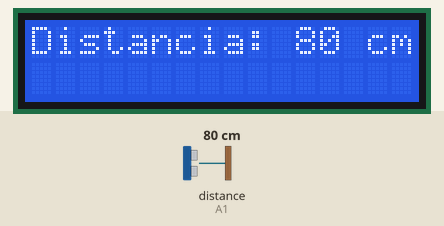
Simulated run of this sketch. Board: Arduino Uno, built with avr-gcc and run on an emulated ATmega328P. Parts: 16×2 character LCD. Inputs (shaded band) come from the test bench; at power-on: distance to the obstacle (sensor on A1) 80 cm.

Above: at 1.2 s.
1.3 s: distance to the obstacle (sensor on A1) set to 2 cm
At 1.9 s:
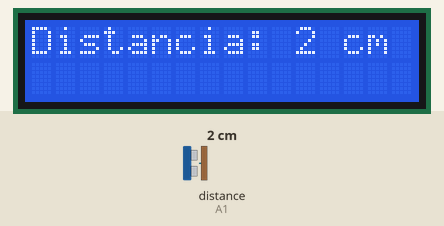
3.0 s: distance to the obstacle (sensor on A1) set to 4 cm
At 3.6 s:
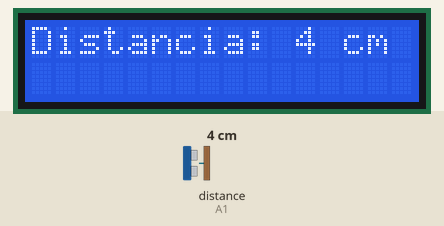
4.6 s: distance to the obstacle (sensor on A1) set to 9 cm
At 5.3 s:
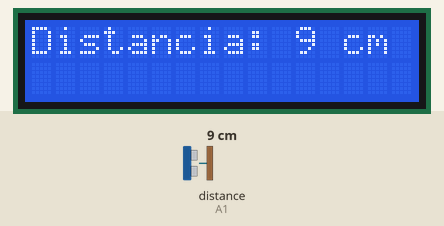
6.1 s: distance to the obstacle (sensor on A1) set to 60 cm
At 7.2 s:
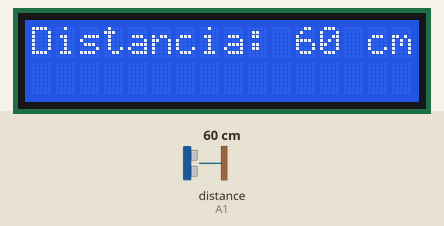
Timing chart, 0 to 9.1 s (numbered marks = the images above; inputs shaded):
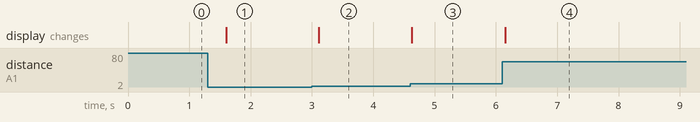

Measured:
- after the input at 1.3 s, the display: changes after 0.30 s (image 1)
- after the input at 3.0 s, the display: changes after 0.11 s (image 2)
- after the input at 4.6 s, the display: changes at once (image 3)
- after the input at 6.1 s, the display: changes after 0.05 s (image 4)

The sketch:

codigoShield.ino
```cpp
#include <LiquidCrystal.h>
#include <Ultrasonic.h>
int gatilho = A0;
int receptor = A1;
Ultrasonic ultrasonico(gatilho,receptor);
int distancia;
const int rs = 12, en = 11, d4 = 5, d5 = 4, d6 = 3, d7 = 2;
LiquidCrystal lcd(rs, en, d4, d5, d6, d7);
void setup() {
   Serial.begin(9600);
   lcd.begin(16, 2);
   lcd.print("hello, world!");
}

void loop() {
  distancia = ultrasonico.read();
  lcd.clear();
  lcd.print("Distancia: ");
  lcd.print(distancia);
  lcd.print(" cm");
  delay(500);

}
```
